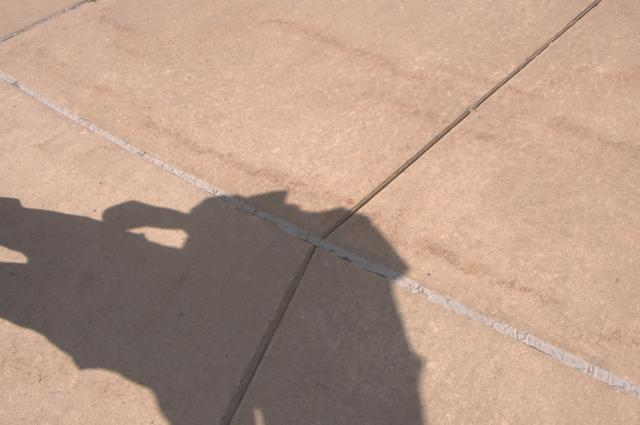
%> input picture result/p2_2/p2_2.jpg, 640 x 425 px
$ octave main.m   (GNU Octave 9; MATLAB toolbox functions it lacks are replaced by stand-ins)
%> lines starting %> are read from the running program, lines starting %| are printed output that depends on the picture
### src/detect.m
function [seg, segnum, between, near, centroids, label, grad, texthist]=detect(url)
%> called with url = 'data/UIUC/Our_test/original/p2_2.jpg'

%im = imread('/Users/mac/Desktop/Image Processing/project/data/SBU-shadow/SBU-Test/ShadowImages/983314s.jpg');
%im = imread('/Users/mac/Desktop/Image Processing/project/data/SBU-shadow/SBU-Test/ShadowImages/3392986913_d12c3b0aa2_z.jpg');
%im = imread('/Users/mac/Desktop/Image Processing/project/data/SBU-shadow/SBU-Test/ShadowImages/42eda42s-960.jpg');

im = imread(url);
%> im is the input picture: size 425x640x3 uint8; mean R, G, B 180.8, 152.6, 135.2

% [7 lines of commented-out code are left out]
    disp 'Segmenting'
    [dummy seg] = edison_wrapper(im, @RGB2Luv, ...
       'SpatialBandWidth', 9, 'RangeBandWidth', 15, ...
       'MinimumRegionArea', 200);
    seg = seg + 1;
    segnum = max(max(seg));
% end
disp 'Detect'
hsi = calHsi(im, seg, segnum);
hsv = calHsv(im, seg, segnum);
ycbcr = calYcbcr(im, seg, segnum);
%labhist = calcLabHist(im, seg, segnum);
texthist = calcTextonHist(im, seg, segnum);
grad = calGradient(im, seg, segnum);

shapemean = calcShapeMean(seg, segnum);
area = shapemean.area;
centroids = shapemean.center;
epsilon=0.01;

% ycbcr(:,1) = (ycbcr(:,1)- min(ycbcr(:,1)) + epsilon) / (max(ycbcr(:,1)) - min(ycbcr(:,1)));
% hsv(:,3) = (hsv(:,3) - min(hsv(:,3)) + epsilon) / (max(hsv(:,3)) - min(hsv(:,3)));
ycbcr(:,1) = ycbcr(:,1) / max(ycbcr(:,1));
hsv(:,1) = hsv(:,1) / max(hsv(:,1));

between = zeros([segnum, segnum]);
for i = 1:size(between, 1)
    for j = 1:size(between, 2)
        %between(i, j) = sum((grad(i,:)-grad(j,:)).^2./(grad(i,:)+grad(j,:)+epsilon)) + sum((texthist(i,:)-texthist(j,:)).^2./(texthist(i,:)+texthist(j,:)+epsilon));
        distance = [centroids(i,1), centroids(i,2); centroids(j,1), centroids(j,2)];
        distance = sqrt((distance(1,1)-distance(2,1))^2 + (distance(1,2)-distance(2,2))^2) / max(size(im, 1), size(im, 2));
        between(i, j) = sum(abs(grad(i,:) - grad(j,:))) + sum(abs(texthist(i,:) - texthist(j,:))) + distance;
        if i == j
            between(i,j) = 100;
        end
    end
end

nim = im;
[gx gy] = gradient(double(seg));
eim = (gx.^2+gy.^2)>1e-10;
t = nim(:,:,1); t(eim)=0; nim(:,:,1)=t;
t = nim(:,:,2); t(eim)=0; nim(:,:,2)=t;
t = nim(:,:,3); t(eim)=0; nim(:,:,3)=t;
% imshow(nim);
% hold on;

near = zeros([1, segnum]);
for i = 1:segnum
    [value, near(1, i)] = min(between(i,:));
    j = near(1, i);
    plot([centroids(i,1) centroids(j,1)], [centroids(i,2) centroids(j,2)], 'b');
    %text(centroids(i,1),centroids(i,2),[ num2str(centroids(i,1)) ,  num2str(centroids(i,2))])
    %between(i, j) = sum(abs(grad(i,:) - grad(j,:))) + sum(abs(texthist(i,:) - texthist(j,:)));
end

% [5 lines of commented-out code are left out]
hh = zeros([3, length(near)]);
for i = 1:length(near)
    j = near(i);
        max_hsv = max(hsv(i,3), hsv(j,3));
        min_hsv = min(hsv(i,3), hsv(j,3));
        max_ycbcr = max(ycbcr(i,1), ycbcr(j,1));
        min_ycbcr = min(ycbcr(i,1), ycbcr(j,1));
        max_hsi = max((hsi(i,1)+1/255)/(hsi(i,3)+1/255), (hsi(j,1)+1/255)/(hsi(j,3)+1/255));
        min_hsi = min((hsi(i,1)+1/255)/(hsi(i,3)+1/255), (hsi(j,1)+1/255)/(hsi(j,3)+1/255));
        %hh(1, i) = min_hsv/max_hsv;
        hh(2, i) = min_ycbcr/max_ycbcr;
        hh(1, i) = min_hsi / max_hsi;
        %hh(3, i) = ll(i) == ll(j);
end


x = reshape(hsi(:,1)./hsi(:,3), [size(hsi,1),1]);
[idx,center] = kmeans(x,2);
c_std = zeros([2,1]);
temp = idx == 1;
c_std(1,1) = std(x(temp));
temp = idx == 2;
c_std(2,1) = std(x(temp));
if center(1,1) > center(2,1)
    center = sort(center);
    temp = c_std(1,1);
    c_std(1,1) = c_std(2,1);
    c_std(2,1) = temp;
end


%%

label = zeros([1, segnum]) + 255;
ycbcr_copy = ycbcr;
n_nonshadow = segnum;
avg_y = mean(ycbcr(:,1));
flag = 0;
t_hsi = hsi(:,1) ./ hsi(:,3);
level = graythresh(t_hsi);

for i = 1:segnum

    if ycbcr(i,1) < avg_y * 0.6
        label(i) = 0;
        ycbcr_copy(i,:) = 0;
        n_nonshadow = n_nonshadow - 1;
        flag = flag + 1;
    end
end

%%
refuse = zeros([1, segnum]);

while 1
    update = 0;
    new = 0;
    max_v = 0;
    for i = 1:segnum
        val = hsi(i,1) / hsi(i, 3);
        temp1 = normcdf((val-center(2,1))/c_std(2,1));
        temp2 = normcdf(-(val-center(1,1))/c_std(1,1));
        if temp2 < temp1 && refuse(i) == 0 && label(i) == 255
            if temp1 > max_v

                new = i;
                max_v = temp1;
                update = 1;
            end
        end

    end
    if update == 0 || max_v < 0.0028
        break;
    end
    label(new) = 0;
    j = near(new);
    vali = hsi(i,1) / hsi(i, 3);
    valj = hsi(j,1) / hsi(j, 3);
    if ((vali-center(2,1))/c_std(2,1)) - ((valj-center(2,1))/c_std(2,1)) > 3
        refuse(j) = 1;
        label(j) = 255;

    end
    ycbcr_copy(i,:) = 0;
    n_nonshadow = n_nonshadow - 1;
    flag = flag + 1;
end

%%
for i = 1:segnum
    if label(i) ~= 255
        continue
    end
    j = near(i);
    max_hsv = max(hsv(i,3), hsv(j,3));
    min_hsv = min(hsv(i,3), hsv(j,3));
    max_ycbcr = max(ycbcr(i,1), ycbcr(j,1));
    min_ycbcr = min(ycbcr(i,1), ycbcr(j,1));
    same = min_hsv / max_hsv + min_ycbcr / max_ycbcr + hh(1,i);

    if same > 2.5 && label(j) == 0
        hh(1,i)
        same
        label(i) = 0;
    end
end
%%
imshow(label(seg))
%%
% [154 lines of commented-out code are left out]
end

### src/meanshift/edison_wrapper.m
function [varargout] = edison_wrapper(rgbim, featurefun, varargin)
%
% Performing mean_shift operation on image
%
% Usage:
%   [fimage labels modes regSize grad conf] = edison_wrapper(rgbim, featurefunc, ...)
%
% Inputs:
%   rgbim - original image in RGB space
%   featurefunc - converting RGB to some feature space in which to perform
%                 the segmentation, like @RGB2Lab etc.
%
% Allowed parameters:
%   'steps'       - What steps the algorithm should perform:
%                   1 - only mean shift filtering
%                   2 - filtering and region fusion [default]
%   'synergistic' - perform synergistic segmentation [true]|false
%   'SpatialBandWidth' - segmentation spatial radius (integer) [7]
%   'RangeBandWidth'   - segmentation feature space radius (float) [6.5]
%   'MinimumRegionArea'- minimum segment area (integer) [20]
%   'SpeedUp'          - algorithm speed up {1,2,3} [2]
%   'GradientWindowRadius' - synergistic parameters (integer) [2]
%   'MixtureParameter' - synergistic parameter (float 0,1) [.3]
%   'EdgeStrengthThreshold'- synergistic parameter (float 0,1) [.3]
%
% Outputs:
%   fimage  - the result in feature space
%   labels  - labels of regions [if steps==2]
%   modes   - list of all modes [if steps==2]
%   regSize - size, in pixels, of each region [if steps==2]
%   grad    - gradient map      [if steps==2 and synergistic]
%   conf    - confidence map    [if steps==2 and synergistic]
%


% rgbim must be of type uint8
if ~isa(rgbim,'uint8'),
    if max(rgbim(:)) <= 1,
        rgbim = im2uint8(rgbim);
    else
        rgbim = uint8(rgbim);
    end
end
imsiz = size(rgbim);
%> imsiz = [425 640 3]

fim = im2single(rgbim);
fim = single(featurefun(fim));
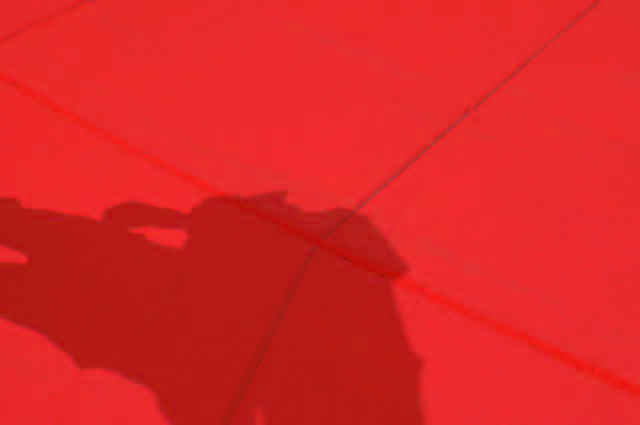
%> fim: size 425x640x3 single; mean R, G, B 81.8, 9.7, 9.5; drawn with min black and max white

rgbim = permute(rgbim,[3 2 1]);
fim = permute(fim, [3 2 1]);

p = parse_inputs(varargin);
%> in parse_inputs, `p = struct(args{:});`: p = {SpatialBandWidth 9, RangeBandWidth 15, MinimumRegionArea 200}
%> in parse_inputs, `p.synergistic = logical(p.synergistic);`: p.synergistic = true
%> p = {SpatialBandWidth 9, RangeBandWidth 15, MinimumRegionArea 200, steps 2, synergistic true, SpeedUp 2}

labels = [];
modes =[];
regSize = [];
grad = [];
conf = [];

if p.steps == 1
    [fimage] = edison_wrapper_mex(fim, rgbim, p);
else
    if p.synergistic
%> the run ends on the next line
        [fimage labels modes regSize grad conf]  = edison_wrapper_mex(fim, rgbim, p);
    else
        [fimage labels modes regSize]  = edison_wrapper_mex(fim, rgbim, p);
    end
    grad = reshape(grad,imsiz([2 1]))';
    conf = reshape(conf',imsiz([2 1]))';
end
fimage = permute(fimage, [3 2 1]);

if nargout >= 1, varargout{1} = fimage; end;
if nargout >= 2, varargout{2} = labels'; end;
if nargout >= 3, varargout{3} = modes; end;
if nargout >= 4, varargout{4} = regSize; end;
if nargout >= 5, varargout{5} = grad; end;
if nargout >= 6, varargout{6} = conf; end;


%--------------------------------------------------------%
function [p] = parse_inputs(args)
% Allowed parameters
%   'steps'       - What steps the algorithm should perform:
%                   1 - only mean shift filtering
%                   2 - filtering and region fusion [defualt]
%   'synergistic' - perform synergistic segmentation [true]|false
%   'SpatialBandWidth' - segmentation spatial radius (integer) [7]
%   'RangeBandWidth'   - segmentation feature space radius (float) [6.5]
%   'MinimumRegionArea'- minimum segment area (integer) [20]
%   'SpeedUp'          - algorithm speed up {0,1,2} [1]
%   'GradientWindowRadius' - synergistic parameters (integer) [2]
%   'MixtureParameter' - synergistic parameter (float 0,1) [.3]
%   'EdgeStrengthThreshold'- synergistic parameter (float 0,1) [.3]


% convert ars to parameters - then init all the rest according to defualts
try
    p = struct(args{:});
catch
    error('edison_wrapper:parse_inputs','Cannot parse arguments');
end

% % modes of operation
% -. edge detection -- currently unsupported
% 1. Filtering
% 2. Fusing regions
% 3. Segmentation
if ~isfield(p,'steps')
    p.steps = 2;
end
if p.steps ~= 1 && p.steps ~=2
    error('edison_wrapper:parse_inputs','steps must be either 1 or 2');
end

% % parameters
% Flags
% 1. synergistic
if ~isfield(p,'synergistic')
    p.synergistic = true;
end
p.synergistic = logical(p.synergistic);

% Mean Shift Segmentation parameters
% SpatialBandWidth [integer]
if ~isfield(p,'SpatialBandWidth')
    p.SpatialBandWidth = 7;
end
if p.SpatialBandWidth < 0 || p.SpatialBandWidth ~= round(p.SpatialBandWidth)
    error('edison_wrapper:parse_inputs','SpatialBandWidth must be a positive integer');
end
% RangeBandWidth [float]
if ~isfield(p,'RangeBandWidth')
    p.RangeBandWidth = 6.5;
end
if p.RangeBandWidth < 0
    error('edison_wrapper:parse_inputs','RangeBandWidth must be positive');
end
% MinimumRegionArea [integer]
if ~isfield(p,'MinimumRegionArea')
    p.MinimumRegionArea = 20;
end
if p.MinimumRegionArea < 0 || p.MinimumRegionArea ~= round(p.MinimumRegionArea)
    error('edison_wrapper:parse_inputs','MinimumRegionArea must be a positive integer');
end
% SpeedUp
if ~isfield(p,'SpeedUp')
    p.SpeedUp = 2;
end
if p.SpeedUp ~=1 && p.SpeedUp ~= 2 && p.SpeedUp ~= 3
    error('edison_wrapper:parse_inputs','SpeedUp must be either 1, 2 or 3');
end
% Synergistic Segmentation parameters
% GradientWindowRadius [integer]
if ~isfield(p,'GradientWindowRadius')
    p.GradientWindowRadius = 2;
end
if p.GradientWindowRadius < 0 || p.GradientWindowRadius ~= round(p.GradientWindowRadius)
    error('edison_wrapper:parse_inputs','GradientWindowRadius must be a positive integer');
end
% MixtureParameter [float (0,1)]
if ~isfield(p,'MixtureParameter')
    p.MixtureParameter = .3;
end
if p.MixtureParameter < 0 || p.MixtureParameter > 1
    error('edison_wrapper:parse_inputs','MixtureParameter must be between zero and one');
end
% EdgeStrengthThreshold [float (0,1)]
if ~isfield(p,'EdgeStrengthThreshold')
    p.EdgeStrengthThreshold = .3;
end
if p.EdgeStrengthThreshold < 0 || p.EdgeStrengthThreshold > 1
    error('edison_wrapper:parse_inputs','MixtureParameter must be between zero and one');
end

% % Currently unsupported
% Edge Detection Parameters
% GradientWindowRadius [integer]
% MinimumLength [integer]
% NmxRank [float (0,1)]
% NmxConf [float (0,1)]
% NmxType
% HysterisisHighRank [float (0,1)]
% HysterisisHighConf [float (0,1)]
% HysterisisHighType
% HysterisisLowRank [float (0,1)]
% HysterisisLowConf [float (0,1)]
% HysterisisLowType

% %

### src/meanshift/RGB2Luv.m
function luvim = RGB2Luv(im)

if size(im,3) ~= 3
    error('im must have three color channels');
end
if ~isa(im,'float')
    im = im2single(im);
end
if (max(im(:)) > 1)
    im = im./255;
end

XYZ = [.4125 .3576 .1804; .2125 .7154 .0721; .0193 .1192 .9502];
Yn = 1.0;
Lt = .008856;
Up = 0.19784977571475;
Vp = 0.46834507665248;
imsiz = size(im);
im = permute(im,[3 1 2]);
im = reshape(im,[3 prod(imsiz(1:2))]);
xyz = reshape((XYZ*im)',imsiz);
x = xyz(:,:,1);
y = xyz(:,:,2);
z = xyz(:,:,3);

l0 = y./Yn;
l = l0;
l(l0>Lt) = 116.*(l0(l0>Lt).^(1/3)) - 16;
l(l0<=Lt) = 903.3*l0(l0<=Lt);
c = x + 15*y + 3 * z;
u = 4*ones(imsiz(1:2),class(im));
v = (9/15)*ones(imsiz(1:2),class(im));
u(c~=0) = 4*x(c~=0)./c(c~=0);
v(c~=0) = 9*y(c~=0)./c(c~=0);

u = 13*l.*(u-Up);
v = 13*l.*(v-Vp);

luvim = cat(3,l,u,v);

### src/main.m
addpath('meanshift');
addpath('libsvm/')
addpath('./libsvm/matlab/');
addpath('./etract_feature/');
addpath('./utils/');

% [13 lines of commented-out code are left out]

url = 'data/UIUC/Our_test/original/p2_2.jpg';
[seg, segnum, between, near, centroids, label, grad, texthist] = detect(url);

$ run again, with result/p2_2/p2_n.jpg copied over result/p2_2/p2_2.jpg
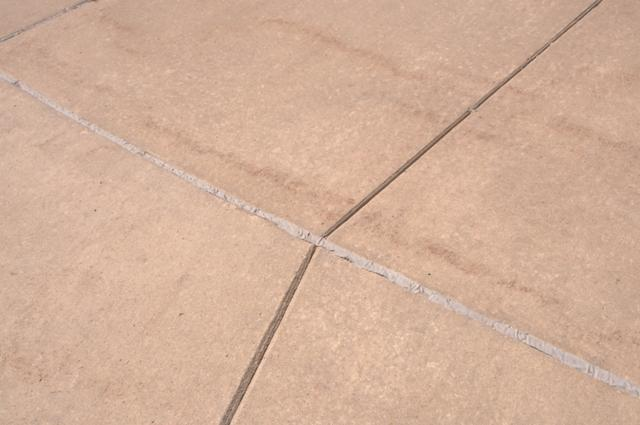
%> input picture result/p2_2/p2_n.jpg, 640 x 425 px
%> in detect, im is the input picture: size 425x640x3 uint8; mean R, G, B 210, 175.7, 153.7
%> in edison_wrapper, `fim = single(featurefun(fim));`:
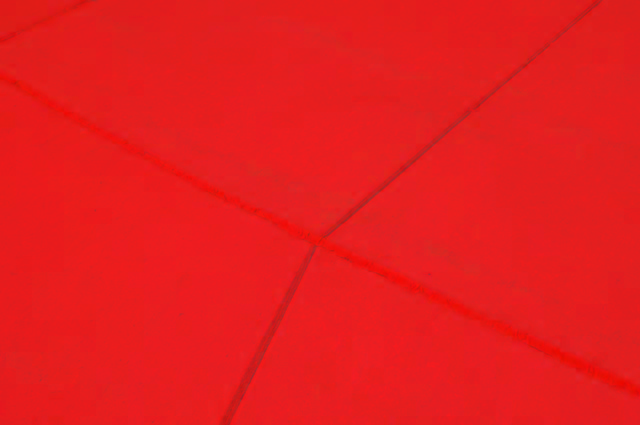
%> fim: size 425x640x3 single; mean R, G, B 87.5, 11.3, 11.7; drawn with min black and max white
%> in parse_inputs, `p = struct(args{:});`: p = {SpatialBandWidth 9, RangeBandWidth 15, MinimumRegionArea 200}
%> p.synergistic = true
%> in edison_wrapper, `p = parse_inputs(varargin);`: p = {SpatialBandWidth 9, RangeBandWidth 15, MinimumRegionArea 200, steps 2, synergistic true, SpeedUp 2}
